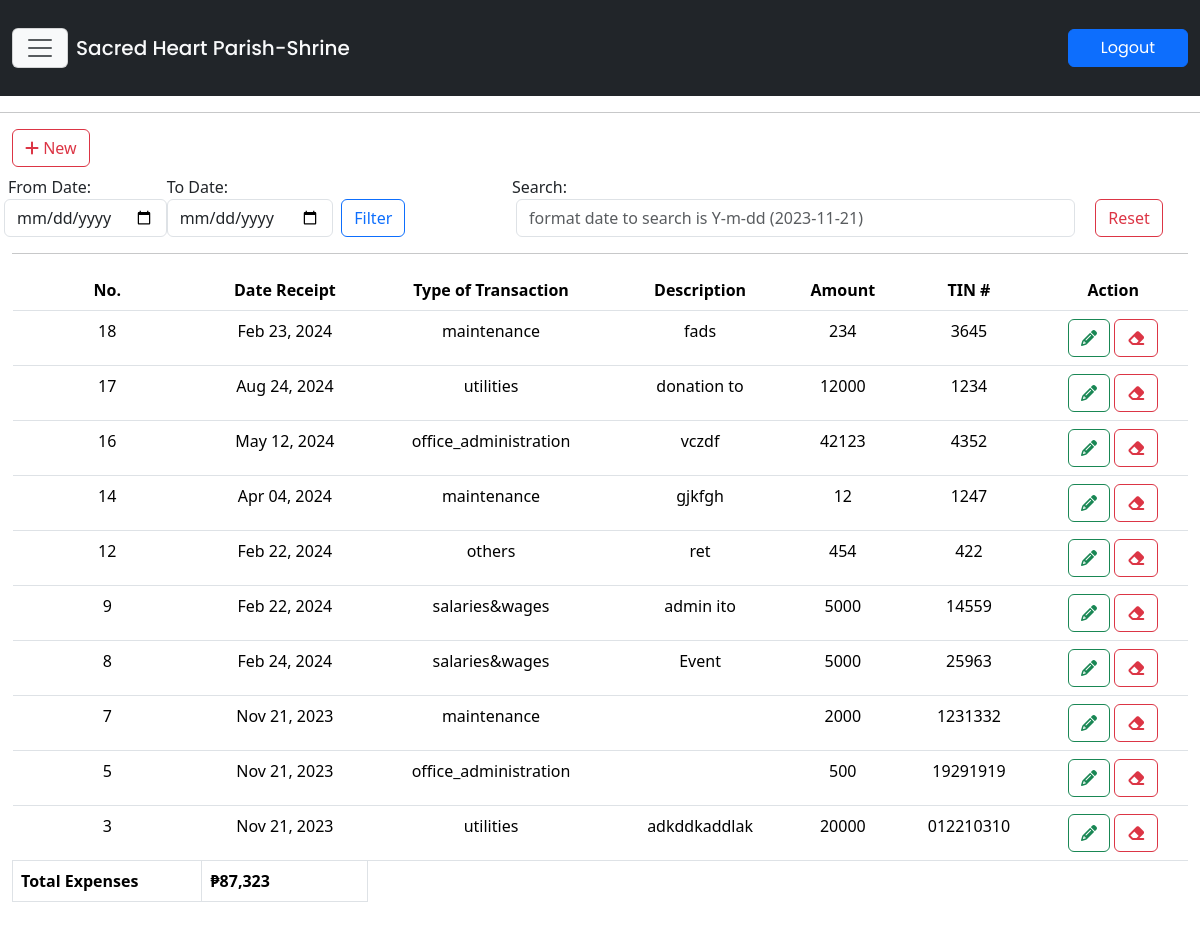
/scred_heart/main/church-expenses.php (signed in), run on the app's committed database.
### tables this page shows
CREATE TABLE `tbl_church_expenses` (
  `expenses_id` int(11) NOT NULL,
  `date_receipt` varchar(255) DEFAULT NULL,
  `description` longtext DEFAULT NULL,
  `tin` varchar(255) DEFAULT NULL,
  `expenses` varchar(255) NOT NULL,
  `encode_by` varchar(255) NOT NULL,
  `updated_by` varchar(255) NOT NULL,
  `date_encode` varchar(255) DEFAULT NULL,
  `date_updated` varchar(255) DEFAULT NULL,
  `type_of_transaction` varchar(255) NOT NULL
);

### scred_heart/inc/functions.php (called while the page is built, shortened)
<?php
include("conn.php");
$view_church_tbl_expenses = "SELECT *, expenses AS total_church_expenses  FROM tbl_church_expenses ORDER BY expenses_id DESC";
$church_tbl_list = $conn->query($view_church_tbl_expenses) or die($conn->error);
?>

### scred_heart/main/church-expenses.php (the view, shortened to what this page needs)
<?php
require_once "../inc/functions.php";
?>
<!DOCTYPE html>
<html lang="en">
<?php require_once "template-parts/head.php"; ?>
<body>
<?php
require_once "template-parts/navLogin.php";
?>
<section id="church-expenses" class="mb-5">
<div class="container-fluid mt-5">
<div class="row">
<div class="col-md-12 mt-3">
<h5 class="">List of Expenses</h5>
</div>
</div>
</div>
<hr>
<div class="container-fluid">
<div class="row">
	<div class="col-md-12">
		<button type="button" class="btn btn-outline-danger" data-bs-toggle="modal" data-bs-target="#modaladdchurchExpenses"><i class="fa-solid fa-plus"></i> New</button>
	</div>
</div>
<div class="row mb-md-3 mb-2">
<div class="col-md-5 mb-md-0 mb-3">
<div class="row mt-2">
			<div class="col-md-4 ps-1 pe-0">
			<label class="ms-1">From Date:</label>
			<input type="date" class="form-control" name="churchexp_from_date" id="churchexp_from_date">
		</div>
		<div class="col-md-4 ps-md-0 ps-1 ps pe-0">
			<label>To Date:</label>
			<input type="date" class="form-control" name="churchexp_to_date" id="churchexp_to_date">
		</div>
		<div class="col-md-4 p-0 mt-4">
			<input type="button" name="churchexp_filter" id="churchexp_filter" class="btn ms-md-2 ms-0 btn-outline-primary" value="Filter">
		</div>
	</div>
</div>
<div class="col-md-7">
<div class="row">
<div class="col-md-12">
	<label class="mt-2">Search:</label>
</div>
</div>
<div class="row">
	<div class="col-md-10">
		<input type="search" id="seachChurchExp" placeholder="format date to search is Y-m-dd (2023-11-21)" class="form-control ms-1 me-2 seachChurchExp">
	</div>
	<div class="col-md-2">
		<a href="church-expenses" class="mt-md-0 mt-2 text-end text-md-start btn btn-outline-danger" type="button">Reset</a>
	</div>
</div>
</div>
</div>
<hr>
<div class="row">
<div class="col-md-12">
<div class="table-responsive">
<div id="showChurchExpensesData">
<table class="table table-hover" id="table-church-expenses">
<thead>
	<tr class="text-center">
		<th>No.</th>
		<th>Date Receipt</th>
		<th>Type of Transaction</th>
		<th>Description</th>
		<th>Amount</th>
		<th>TIN #</th>
		<th>Action</th>
	</tr>
</thead>
<?php
	$peso_sign = "\xE2\x82\xB1";
	$total_amount = 0;
	while ($row_church = $church_tbl_list->fetch_assoc()) {
	$originalDate = $row_church["date_receipt"];
	$datechurch = new DateTime($originalDate);
	$formatDate = $datechurch->format("M d, Y");
	$total_amount += $row_church["expenses"];
?>
<tbody>
<tr class="text-center">
	<td><?= $row_church["expenses_id"]; ?></td>
	<td><?= $formatDate; ?></td>
	<td><?= $row_church["type_of_transaction"]; ?></td>
	<td><?= $row_church["description"]; ?></td>
	<td><?= $row_church["expenses"]; ?></td>
	<td><?= $row_church["tin"]; ?></td>
	<td>
		<a href="#" id="<?= $row_church['expenses_id']; ?>" class="btn btn-outline-success editChurch-data" type="button" data-bs-toggle="modal" data-bs-target="#modalUpdateChurch"><i class="fa-solid fa-pencil"></i></a> <a id="<?= $row_church['expenses_id']; ?>" href="#" type="button" class="btn btn-outline-danger deleteChurch-data" data-bs-toggle="modal" data-bs-target="#modalDeleteChurchExp"><i class="fa-solid fa-eraser"></i></a>
	</td>
</tr>
<?php
	}
?>
<tr>
	<th class='border'>Total Expenses</th>
	<td class="border fw-bolder">
	<?php
		echo $peso_sign.number_format($total_amount);
	?>
	</td>
</tr>
</tbody>
</table>
</div>
</div>
</div>
</div>
</div>
</section>
</body>
</html>

### scred_heart/main/css/custom.css (style rules this page uses)
:root { --sofia: "Sofia", sans-serif; --arial: Arial; --tang: "Tangerine", serif; --Comic: "Comic Sans MS", cursive, sans-serif; --Roman: times new roman; --cursive: cursive; --bgGradient: linear-gradient(132deg, rgb(0,0,0), #8d8686); --yellowish: #a0e11f; --maroon: rgba(230,16,16,0.85); --blackish: rgba(0,0,0,0.71); --verdigis: #50a2a7; --divBackground: rgba(22, 22, 21, .6); --menuBackground: rgba(192, 146, 49, .8); --whiteBackground: rgba(251, 244, 248, .9); --stroke: rgb(19, 20, 21) 4px 0px 0px, rgb(19, 20, 21) 3.87565px 0.989616px 0px, rgb(19, 20, 21) 3.51033px 1.9177px 0px, rgb(19, 20, 21) 2.92676px 2.72656px 0px, rgb(19, 20, 21) 2.16121px 3.36588px 0px, rgb(19, 20, 21) 1.26129px 3.79594px 0px, rgb(19, 20, 21) 0.282949px 3.98998px 0px, rgb(19, 20, 21) -0.712984px 3.93594px 0px, rgb(19, 20, 21) -1.66459px 3.63719px 0px, rgb(19, 20, 21) -2.51269px 3.11229px 0px, rgb(19, 20, 21) -3.20457px 2.39389px 0px, rgb(19, 20, 21) -3.69721px 1.52664px 0px, rgb(19, 20, 21) -3.95997px 0.56448px 0px, rgb(19, 20, 21) -3.97652px -0.432781px 0px, rgb(19, 20, 21) -3.74583px -1.40313px 0px, rgb(19, 20, 21) -3.28224px -2.28625px 0px, rgb(19, 20, 21) -2.61457px -3.02721px 0px, rgb(19, 20, 21) -1.78435px -3.57996px 0px, rgb(19, 20, 21) -0.843183px -3.91012px 0px, rgb(19, 20, 21) 0.150409px -3.99717px 0px, rgb(19, 20, 21) 1.13465px -3.8357px 0px, rgb(19, 20, 21) 2.04834px -3.43574px 0px, rgb(19, 20, 21) 2.83468px -2.82216px 0px, rgb(19, 20, 21) 3.44477px -2.03312px 0px, rgb(19, 20, 21) 3.84068px -1.11766px 0px, rgb(19, 20, 21) 3.9978px -0.132717px 0px;; }
html,body { margin: 0; padding: 0; max-width: 100%; scroll-behavior: smooth; box-sizing: border-box; }

### data on the page
tbl_church_expenses: expenses_id "18", date_receipt "Feb 23, 2024", type_of_transaction "maintenance", description "fads", expenses "234", tin "3645"
tbl_church_expenses: expenses_id "17", date_receipt "Aug 24, 2024", type_of_transaction "utilities", description "donation to", expenses "12000", tin "1234"
tbl_church_expenses: expenses_id "16", date_receipt "May 12, 2024", type_of_transaction "office_administration", description "vczdf", expenses "42123", tin "4352"
tbl_church_expenses: expenses_id "14", date_receipt "Apr 04, 2024", type_of_transaction "maintenance", description "gjkfgh", expenses "12", tin "1247"
tbl_church_expenses: expenses_id "12", date_receipt "Feb 22, 2024", type_of_transaction "others", description "ret", expenses "454", tin "422"
tbl_church_expenses: expenses_id "9", date_receipt "Feb 22, 2024", type_of_transaction "salaries&wages", description "admin ito", expenses "5000", tin "14559"
tbl_church_expenses: expenses_id "8", date_receipt "Feb 24, 2024", type_of_transaction "salaries&wages", description "Event", expenses "5000", tin "25963"
tbl_church_expenses: expenses_id "7", date_receipt "Nov 21, 2023", type_of_transaction "maintenance", expenses "2000", tin "1231332"
tbl_church_expenses: expenses_id "5", date_receipt "Nov 21, 2023", type_of_transaction "office_administration", expenses "500", tin "19291919"
tbl_church_expenses: expenses_id "3", date_receipt "Nov 21, 2023", type_of_transaction "utilities", description "adkddkaddlak", expenses "20000", tin "012210310"

### other printed values
$peso_sign "₱"
$total_amount "87,323"
